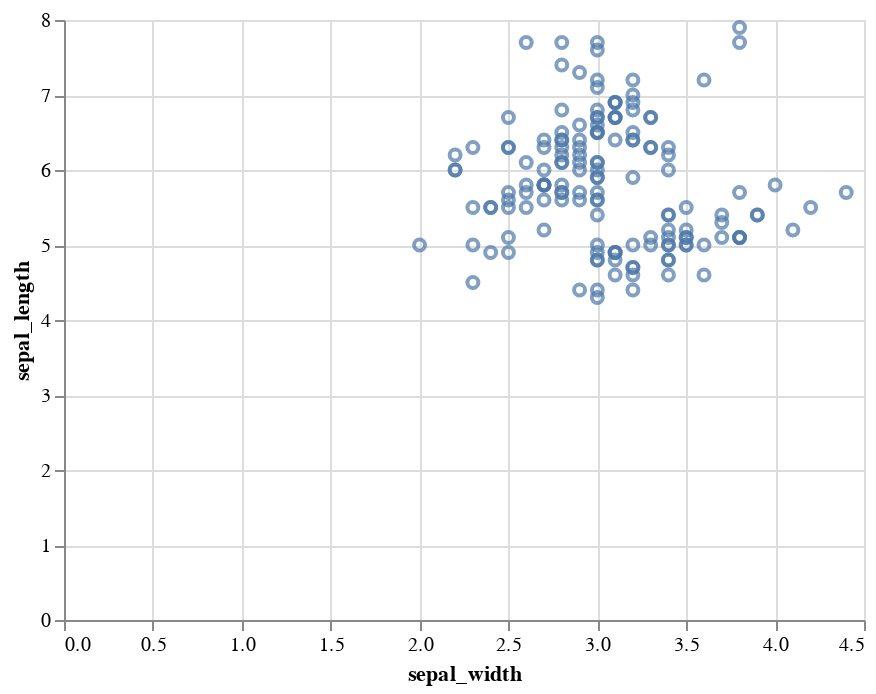

The notebook cell saved with this chart:
### Code cell
alt.Chart(df).mark_point().encode(
    x='sepal_width',
    y='sepal_length'
)

### Figure 1 — Vega-Lite specification as saved in the notebook (floating-point values rounded to 4 significant figures; data arrays with more than 128 entries replaced by an {"elided": "..."} marker saying what was removed)
{"config": {"view": {"continuousWidth": 400, "continuousHeight": 300}}, "data": {"name": "data-98ae83e5d702045aa997eca40b770a99"}, "mark": "point", "encoding": {"x": {"type": "quantitative", "field": "sepal_width"}, "y": {"type": "quantitative", "field": "sepal_length"}}, "$schema": "https://vega.github.io/schema/vega-lite/v4.8.1.json", "datasets": {"data-98ae83e5d702045aa997eca40b770a99": {"elided": "150 records"}}}
